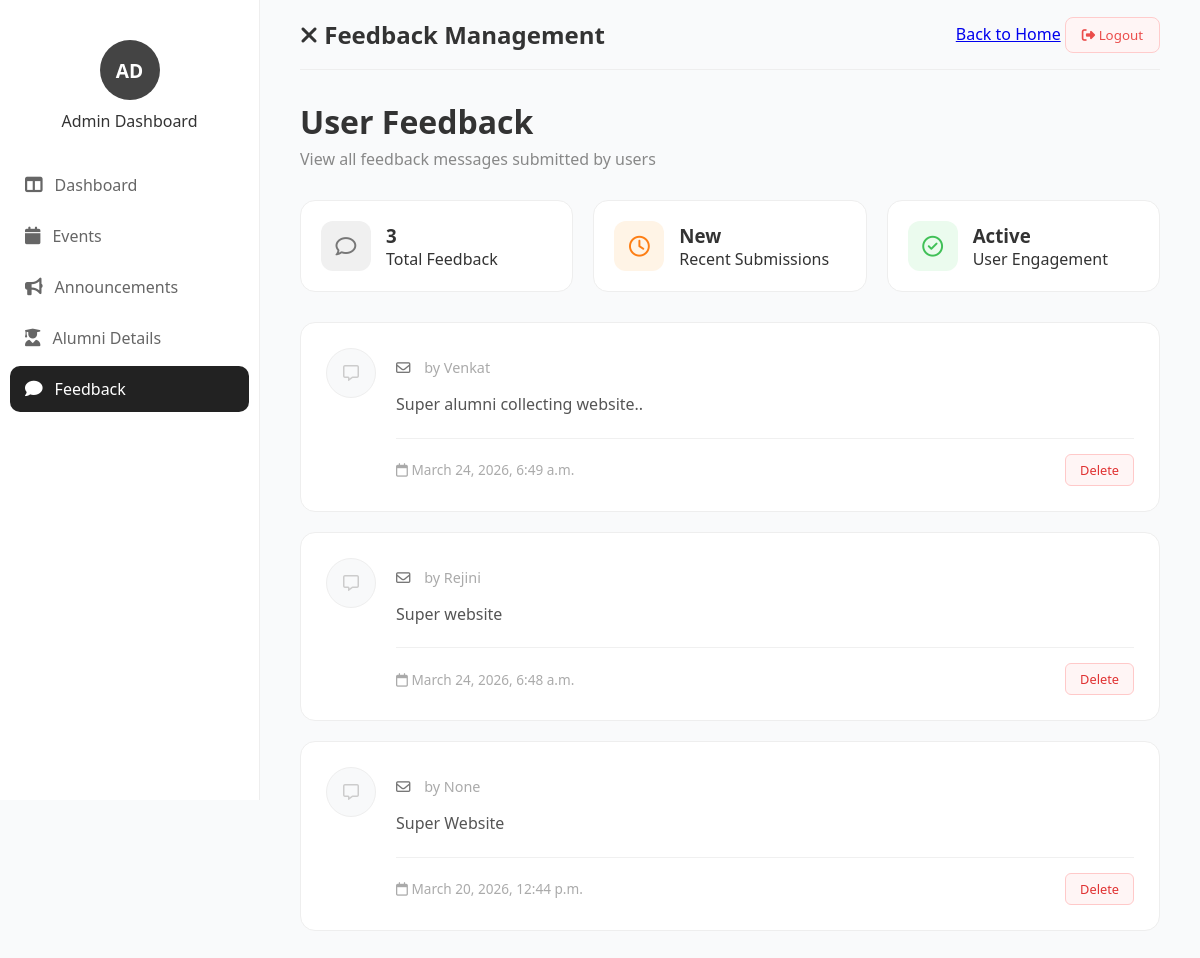
Before: /alumni_app/admin/feedback/ (signed in) with the older database file.
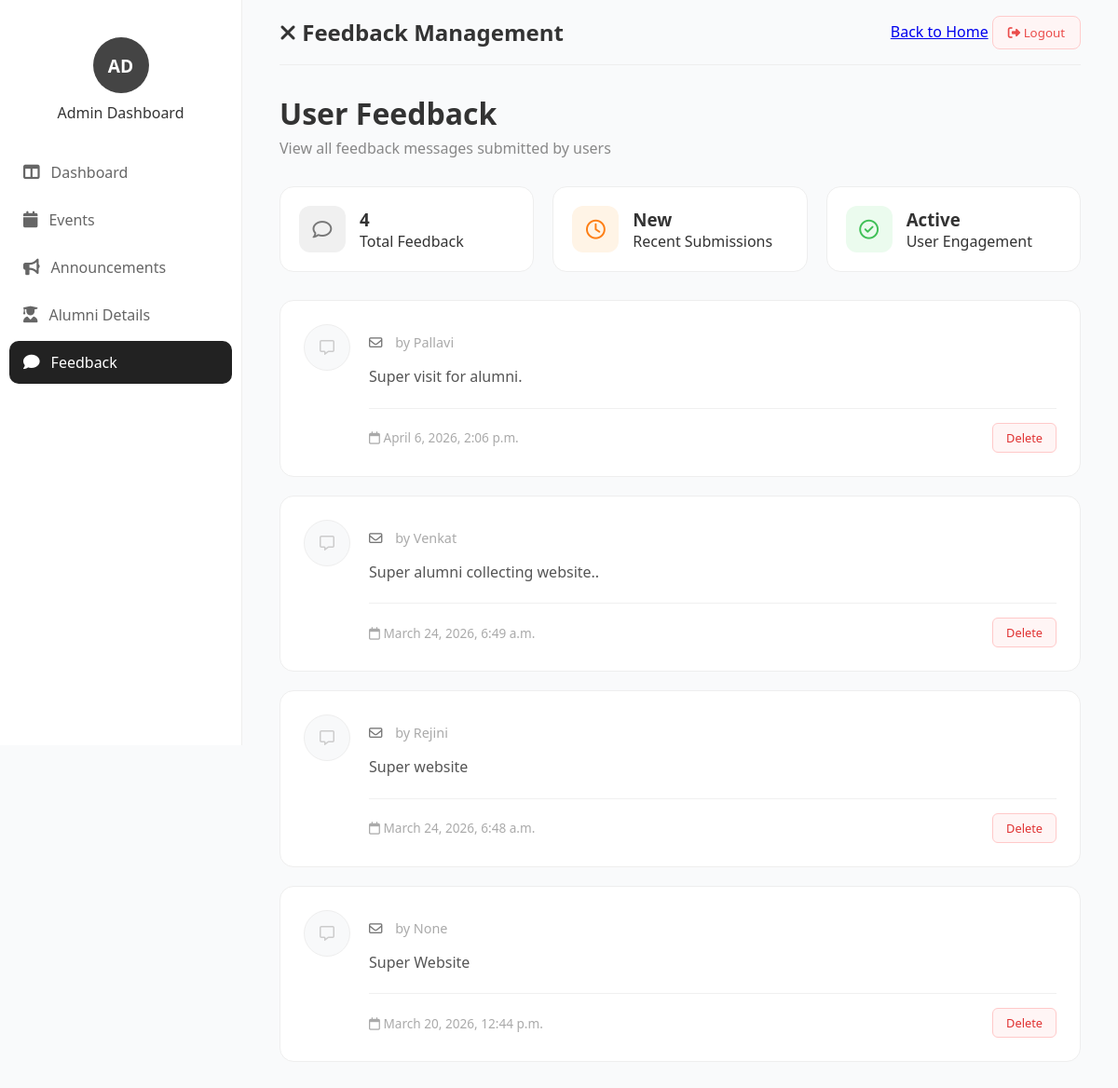
After: the same page with the newer database file.
### Alumni_app/models.py (models this page shows, shortened)
class Feedback(models.Model):
    user = models.ForeignKey(User, on_delete=models.CASCADE, null=True, blank=True)
    name = models.CharField(max_length=100, null=True, blank=True)
    message = models.TextField()
    created_at = models.DateTimeField(auto_now_add=True)

### Alumni_app/views.py (the view)
# urls.py: path('admin/feedback/', views.admin_feedback, name='admin_feedback'),
@login_required
def admin_feedback(request):
    feedbacks = Feedback.objects.all().order_by('-created_at')
    return render(request, "admin_feedback.html", {"feedbacks": feedbacks})

### Alumni_app/templates/admin_feedback.html (shortened to what this page needs)
{% load static %}
<!DOCTYPE html>
<html lang="en">
<head>
    <link rel="stylesheet" href="{% static 'admin_feedback.css' %}">
    <link rel="stylesheet" href="https://cdnjs.cloudflare.com/ajax/libs/font-awesome/6.5.0/css/all.min.css">
</head>
<body>
    <div class="dashboard-container">
        <div class="sidebar">
            <div class="admin-profile">
                <div class="circle">AD</div>
                <p>Admin Dashboard</p>
            </div>
            <ul class="menu">
                <li><a href="{% url 'admin_dashboard' %}"><i class="fa-solid fa-table-columns"></i> Dashboard</a></li>
                <li><a href="{% url 'admin_events' %}"><i class="fa-solid fa-calendar"></i> Events</a></li>
                <li><a href="{% url 'announcements_page' %}"><i class="fa-solid fa-bullhorn"></i> Announcements</a></li>
                <li><a href="{% url 'admin_view_alumni' %}"><i class="fa-solid fa-user-graduate"></i> Alumni Details</a></li>
                <li class="active"><a href="{% url 'admin_feedback' %}"><i class="fa-solid fa-comment"></i> Feedback</a></li>
            </ul>
        </div>
        <div class="main-content">
            <div class="topbar">
                <h2><i class="fa-solid fa-xmark"></i> Feedback Management</h2>
                <div class="top-links">
                    <a href="{% url 'admin_dashboard' %}">Back to Home</a>
                    <a href="{% url 'logout' %}">
    <button class="logout">
        <i class="fa-solid fa-right-from-bracket"></i> Logout
    </button>
</a>
                </div>
            </div>
            <div class="feedback-header">
                <h1>User Feedback</h1>
                <p>View all feedback messages submitted by users</p>
            </div>
            <div class="stats-container">
                <div class="stat-box">
                    <div class="stat-icon gray"><i class="fa-regular fa-comment"></i></div>
                    <div>
                        <h3>{{ feedbacks.count }}</h3>
                        <p>Total Feedback</p>
                    </div>
                </div>
                <div class="stat-box">
                    <div class="stat-icon orange"><i class="fa-regular fa-clock"></i></div>
                    <div>
                        <h3>New</h3>
                        <p>Recent Submissions</p>
                    </div>
                </div>
                <div class="stat-box">
                    <div class="stat-icon green"><i class="fa-regular fa-circle-check"></i></div>
                    <div>
                        <h3>Active</h3>
                        <p>User Engagement</p>
                    </div>
                </div>
            </div>
            <div class="feedback-list">
                {% for f in feedbacks %}
                <div class="feedback-card">
                    <div class="feedback-icon">
                        <i class="fa-regular fa-message"></i>
                    </div>
                    <div class="feedback-content">
                        <div class="user-info">
                            <i class="fa-regular fa-envelope"></i> {{f.email}}
                            <span class="user-name">by {{f.name}}</span>
                        </div>
                        <p class="feedback-message">{{f.message}}</p>
                        <hr>
                        <div class="feedback-footer">
                            <div class="feedback-date">
                                <i class="fa-regular fa-calendar"></i> {{f.created_at}}
                            </div>
                            <div class="card-actions">
                                <button class="btn-sm danger" onclick="deleteAnnouncement('{{a.id}}')">Delete</button>
                            </div>
                        </div>
                    </div>
                </div>
                {% empty %}
                <div class="empty-state">
                    <p>No feedback messages available.</p>
                </div>
                {% endfor %}
            </div>
        </div>
    </div>
</body>
</html>

Changed rows visible on the page:
added Feedback: name "Pallavi", message "Super visit for alumni.", created_at "April 6, 2026, 2:06 p.m."
Other visible differences:
{{ feedbacks.count }}: "3" → "4"
